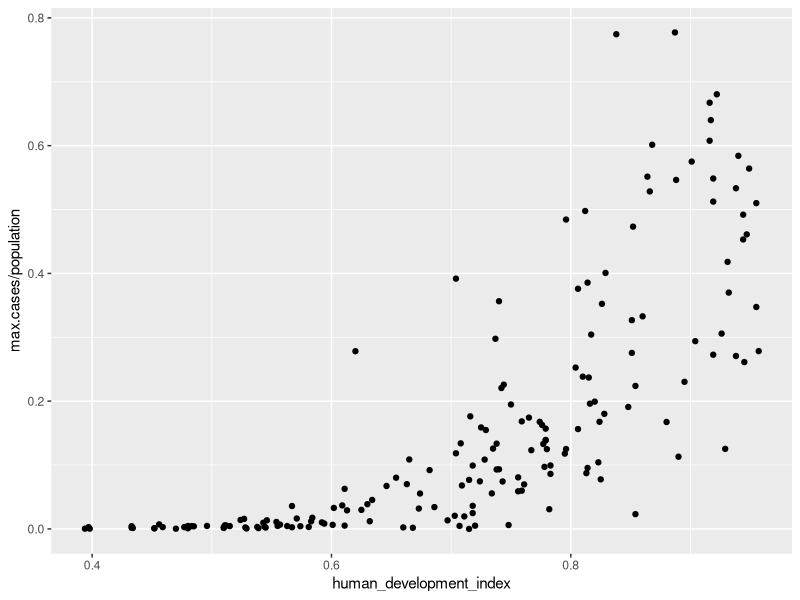
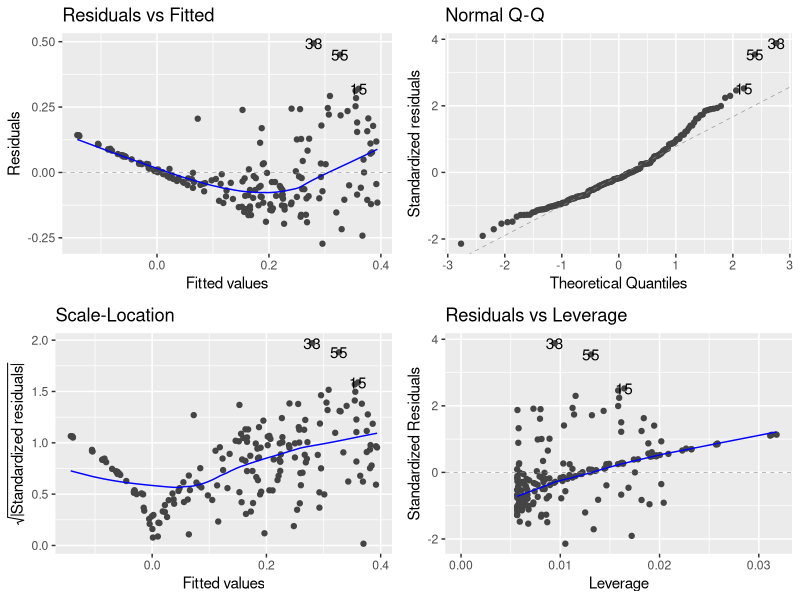
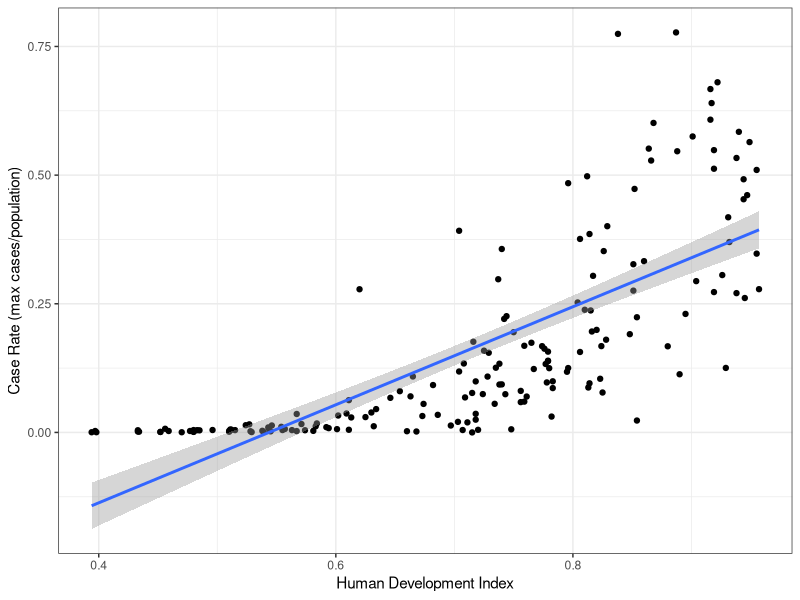

R code for these plots, in order:
## ---- chunk 1
rm(list = ls())
library(here)
library(tidyverse)
library(ggfortify)
covid<-read.csv(here("data","covid.summary.csv"))
glimpse(covid)
## ---- chunk 2
ggplot(covid,aes(human_development_index,max.cases/population))+
  geom_point()
## ---- chunk 3
hdicasesmod<-lm(max.cases/population~human_development_index,data = covid)
## ---- chunk 4
autoplot(hdicasesmod)
## ---- chunk 5
anova(hdicasesmod)
## ---- chunk 6
summary(hdicasesmod)
## ---- chunk 7
ggplot(covid,aes(human_development_index,max.cases/population))+
  geom_point()+
  geom_smooth(method = 'lm')+
  theme_bw()+
  ylab("Case Rate (max cases/population)")+
  xlab("Human Development Index")
